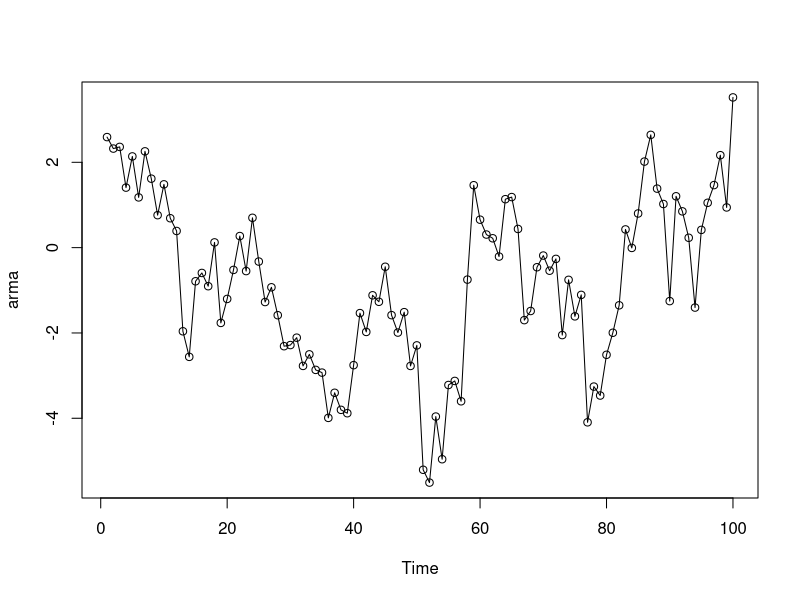

The R source for this figure:
#ARMA Process

#In order p AR process sum of thetas <1 and abs(theta_p) < 1

#In ar process  theta1 + theta2 < 1, theta1 - theta2 < 1, abs(theta2) < 1
arma<-arima.sim(model=list(ar=c(0.5,0.4),ma=(0.3)),n=100)

#To see data generated by process
arma

#Create empty plot
dev.new()

#Plot the data
plot(arma,type='o')

#Close the plot
dev.off()



